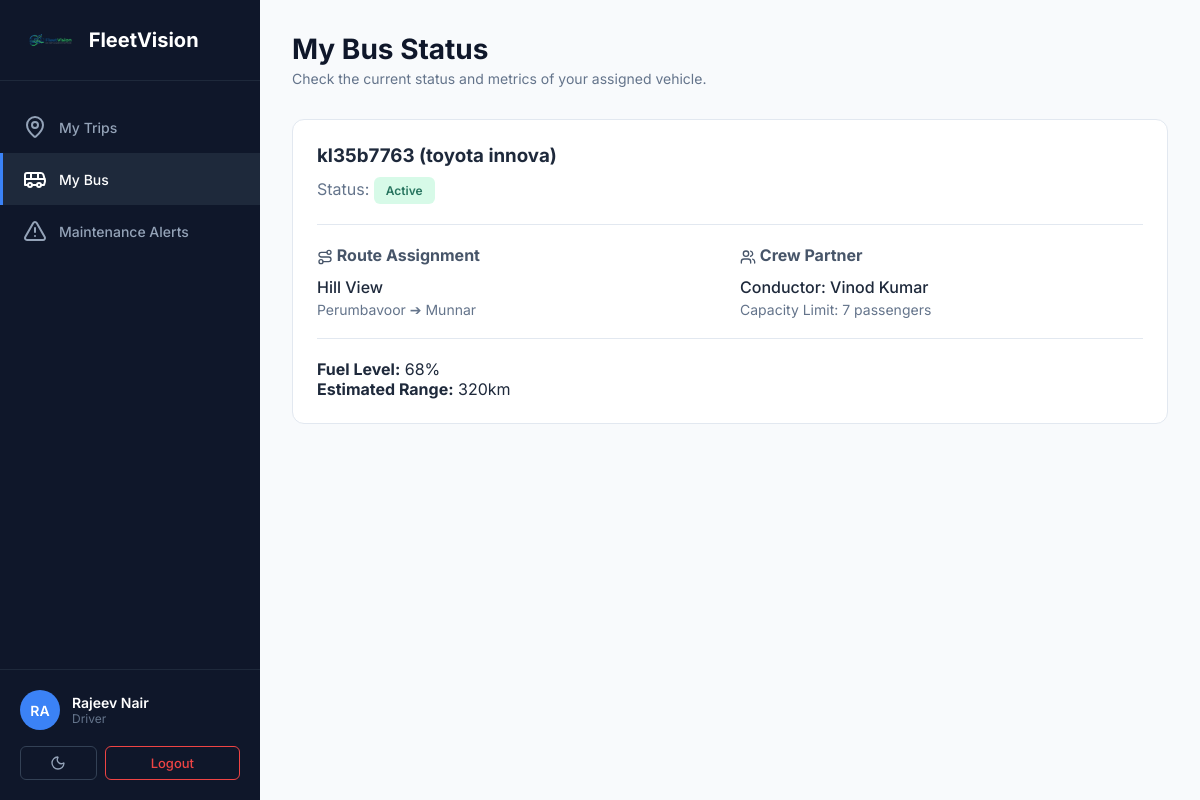
The app's page /my-bus.php (signed in) with its own data.
### tables this page shows
CREATE TABLE buses (
        id INTEGER PRIMARY KEY AUTOINCREMENT,
        bus_number TEXT NOT NULL UNIQUE,
        make TEXT,
        model TEXT,
        year INTEGER,
        capacity INTEGER,
        status TEXT DEFAULT 'active',
        created_at DATETIME DEFAULT CURRENT_TIMESTAMP
    , gps_url TEXT, cctv_url_1 TEXT, cctv_url_2 TEXT, route_id INTEGER REFERENCES routes(id), driver_id INTEGER REFERENCES users(id), conductor_id INTEGER REFERENCES users(id));

CREATE TABLE routes (
        id INTEGER PRIMARY KEY AUTOINCREMENT,
        route_name TEXT NOT NULL,
        start_location TEXT,
        end_location TEXT,
        distance REAL,
        estimated_duration INTEGER, -- stored in minutes
        status TEXT DEFAULT 'active',
        created_at DATETIME DEFAULT CURRENT_TIMESTAMP
    );

### my-bus.php (the view, shortened to what this page needs)
<?php
require_once __DIR__ . '/includes/db.php';
$user_id = $_SESSION['user_id'];
$stmt = $pdo->prepare("
    SELECT b.bus_number, b.make, b.model, b.capacity, b.status,
           r.route_name, r.start_location, r.end_location,
           uc.username as conductor_name,
           ud.username as driver_name
    FROM buses b
    LEFT JOIN routes r ON b.route_id = r.id
    LEFT JOIN users uc ON b.conductor_id = uc.id
    LEFT JOIN users ud ON b.driver_id = ud.id
    WHERE (b.driver_id = ? OR b.conductor_id = ?) AND b.status != 'deleted'
    LIMIT 1
");
$stmt->execute([$user_id, $user_id]);
$my_bus = $stmt->fetch(PDO::FETCH_ASSOC);
$current_role = isset($_SESSION['role']) ? strtolower($_SESSION['role']) : '';
$is_driver = ($current_role === 'driver');
$partner_label = $is_driver ? 'Conductor' : 'Driver';
$partner_name = $is_driver ? ($my_bus['conductor_name'] ?? null) : ($my_bus['driver_name'] ?? null);
include __DIR__ . '/includes/header.php';
?>
<header class="top-header">
    <div class="header-left">
        <h1 class="page-title">My Bus Status</h1>
        <p class="page-subtitle">Check the current status and metrics of your assigned vehicle.</p>
    </div>
</header>
<section class="content-section">
    <?php if ($my_bus): ?>
        <div class="user-form-card">
            <h3><?php echo htmlspecialchars($my_bus['bus_number']); ?> (<?php echo htmlspecialchars($my_bus['make'] . ' ' . $my_bus['model']); ?>)</h3>
            <p style="color: #64748b; margin-top: 10px;">
                Status: <span class="status-badge <?php echo $my_bus['status'] === 'active' ? 'active' : 'idle'; ?>"><?php echo ucfirst(htmlspecialchars($my_bus['status'])); ?></span>
            </p>
            <hr style="border: 0; border-top: 1px solid #e2e8f0; margin: 20px 0;">
            <div style="display: grid; grid-template-columns: 1fr 1fr; gap: 20px;">
                <div>
                    <h4 style="color: #475569; margin-bottom: 12px;"><i data-lucide="route" style="width: 16px; height: 16px; vertical-align: middle;"></i> Route Assignment</h4>
                    <?php if ($my_bus['route_name']): ?>
                        <p style="font-weight: 500; font-size: 16px;"><?php echo htmlspecialchars($my_bus['route_name']); ?></p>
                        <p style="color: #64748b; font-size: 14px; margin-top: 4px;"><?php echo htmlspecialchars($my_bus['start_location'] . ' ➔ ' . $my_bus['end_location']); ?></p>
                    <?php else: ?>
                        <p style="color: #94a3b8;">No active route assigned.</p>
                    <?php endif; ?>
                </div>
                <div>
                    <h4 style="color: #475569; margin-bottom: 12px;"><i data-lucide="users" style="width: 16px; height: 16px; vertical-align: middle;"></i> Crew Partner</h4>
                    <?php if ($partner_name): ?>
                        <p style="font-weight: 500; font-size: 16px;"><?php echo $partner_label; ?>: <?php echo htmlspecialchars($partner_name); ?></p>
                        <p style="color: #64748b; font-size: 14px; margin-top: 4px;">Capacity Limit: <?php echo htmlspecialchars($my_bus['capacity']); ?> passengers</p>
                    <?php else: ?>
                        <p style="color: #94a3b8;">No <?php echo strtolower($partner_label); ?> assigned.</p>
                    <?php endif; ?>
                </div>
            </div>
            <hr style="border: 0; border-top: 1px solid #e2e8f0; margin: 20px 0;">
            <div style="margin-top: 20px;">
                <p><strong>Fuel Level:</strong> 68%</p>
                <p><strong>Estimated Range:</strong> 320km</p>
            </div>
        </div>
    <?php endif; ?>
</section>
<?php include __DIR__ . '/includes/footer.php'; ?>

### dashboard.css (style rules this page uses)
* { margin: 0; padding: 0; box-sizing: border-box; }
body { font-family: 'Inter', -apple-system, BlinkMacSystemFont, 'Segoe UI', sans-serif; background: #f8fafc; color: #1e293b; }
.top-header { display: flex; justify-content: space-between; align-items: center; margin-bottom: 32px; }
.header-left { flex: 1; }
.page-title { font-size: 28px; font-weight: 700; color: #0f172a; margin-bottom: 4px; }
.page-subtitle { font-size: 14px; color: #64748b; }
.content-section { margin-bottom: 40px; }
.status-badge { display: inline-block; padding: 6px 12px; border-radius: 6px; font-size: 12px; font-weight: 600; }
.status-badge.active { background: #d1fae5; color: #065f46; }
.user-form-card { background: white; padding: 24px; border-radius: 12px; border: 1px solid #e2e8f0; }

### records on screen
buses: bus_number "kl35b7763", make+model "toyota innova", status "Active", route.route_name "Hill View", route.end_location "Perumbavoor ➔ Munnar", capacity "7"

### other values on screen
$username_initials "RA"
$current_username "Rajeev Nair"
$_SESSION['role'] "Driver"
$partner_label "Conductor"
$partner_name "Vinod Kumar"
